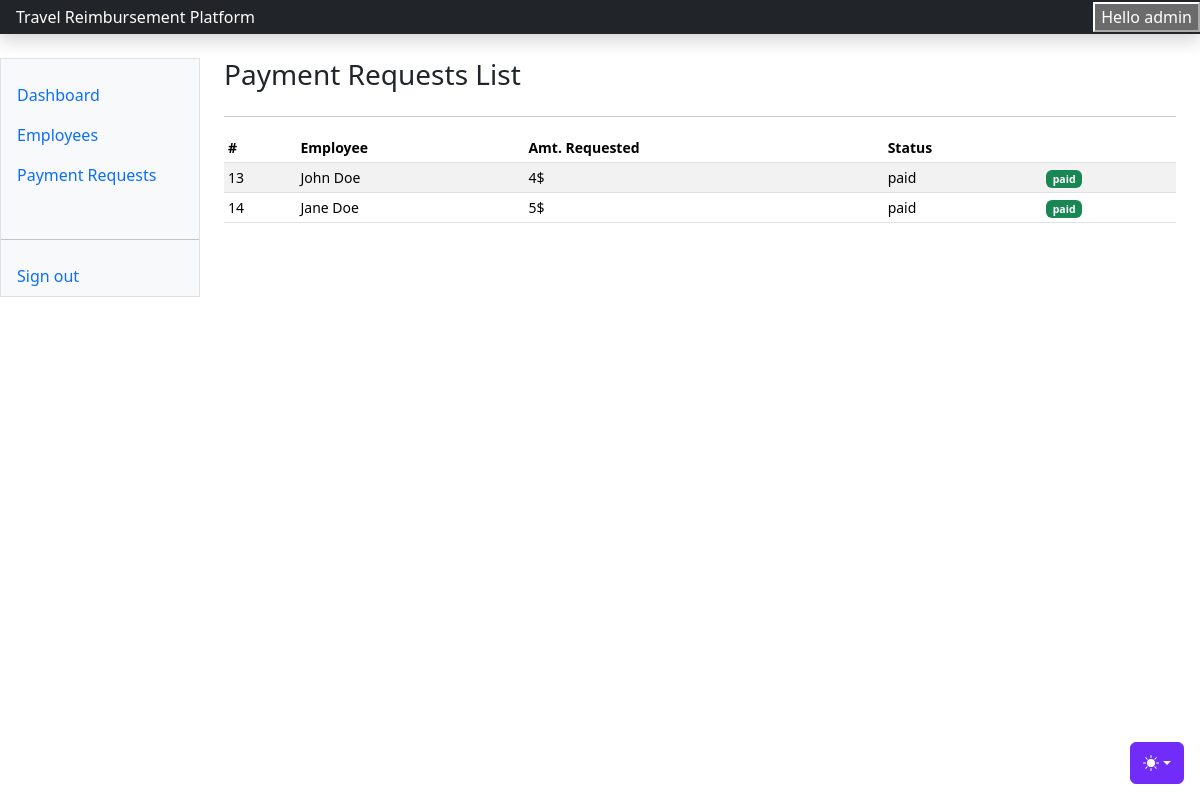
/payment-requests/ (signed in), run on the app's committed database.
### users/models.py (models this page shows, shortened)
class User(AbstractUser):
    role = models.CharField(choices=ROLE_CHOICES, max_length=32, null=True)
    phone_number = models.CharField(max_length=255, null=True)
    id_number = models.CharField(max_length=255, null=True)
    position = models.CharField(max_length=255)
    gender = models.CharField(max_length=255, null=True)
    def __str__(self):
        return self.username

### payments/models.py (models this page shows, shortened)
class PaymentRequest(models.Model):
    user = models.ForeignKey("users.User", on_delete=models.CASCADE)
    amount_requested = models.IntegerField(default=0)
    amount_awarded = models.DecimalField(max_digits=20, decimal_places=2, default=0)
    approved_by_hr = models.BooleanField(default=False)
    approved_by_admin = models.BooleanField(default=False)
    decline_reason = models.TextField(null=True)
    redeem_link = models.URLField(null=True)
    description = models.TextField(null=True)
    status = models.CharField(max_length=255, choices=PAYMENT_REQUEST_CHOICES, default="pending")

### payments/views.py (the view)
# urls.py: path("payment-requests/", payment_requests, name="payment-requests"),
@login_required(login_url="/users/login")
def payment_requests(request):
    user = request.user
    payment_requests = PaymentRequest.objects.all()
    momo_codes = MomoCode.objects.all()
    if not user.is_superuser:
        payment_requests = PaymentRequest.objects.filter(user=user)
    context = {
        "payment_requests": payment_requests,
        "momo_codes": momo_codes
    }
    return render(request, "payments/payment_requests.html", context)

### templates/payments/payment_requests.html (shortened to what this page needs)
{% extends "base.html" %}
{% block content %}
<div class="row">
    <div class="col-9">
        <h3>Payment Requests List</h3>
    </div>
</div>
<hr/>
      <div class="table-responsive small">
        <table class="table table-striped table-sm">
          <thead>
            <tr>
              <th scope="col">#</th>
              <th scope="col">Employee</th>
              <th scope="col">Amt. Requested</th>
              <th scope="col">Status</th>
              <th scope="col"></th>
            </tr>
          </thead>
          <tbody>
            {% for payment in payment_requests %}
            <tr>
              <td>{{payment.id}}</td>
              <td>{{payment.user.first_name}} {{payment.user.last_name}}</td>
              <td>{{payment.amount_requested}}$</td>
              <td>{{payment.status}}</td>
              <td>
              {% if request.user.is_superuser %}
              {% if payment.status == "pending" %}
              <a href="{% url 'approve-payment-request' payment.id %}" class="btn btn-primary btn-sm">Approve</a>
              <a href="{% url 'decline-payment-request' payment.id %}" class="btn btn-warning btn-sm">Decline</a>
              {% elif payment.status == "approved" %}
              <a class="btn btn-success btn-sm" data-bs-toggle="modal" data-bs-target="#newMOMOPayoutModal{{payment.id}}">Pay Request</a>
              {% elif payment.status == "paid" %}
              <span class="badge text-bg-success">{{payment.status}}</span>
              {% endif %}
              {% endif %}
                </td>
            </tr>
            {% endfor %}
          </tbody>
        </table>
      </div>
{% endblock content %}

### templates/base.html (shortened to what this page needs)
{% load static %}
<!doctype html>
<html lang="en" data-bs-theme="auto">
  <head><script src="{% static 'assets/js/color-modes.js' %}"></script>
    <link rel="stylesheet" href="https://cdn.jsdelivr.net/npm/@docsearch/css@3">
    <link href="https://cdn.jsdelivr.net/npm/bootstrap@5.3.2/dist/css/bootstrap.min.css" rel="stylesheet">
    <link href="https://cdn.jsdelivr.net/npm/bootstrap-icons@1.10.3/font/bootstrap-icons.css" rel="stylesheet">
  </head>
  <body>
    <div class="dropdown position-fixed bottom-0 end-0 mb-3 me-3 bd-mode-toggle">
      <button class="btn btn-bd-primary py-2 dropdown-toggle d-flex align-items-center"
              id="bd-theme"
              type="button"
              aria-expanded="false"
              data-bs-toggle="dropdown"
              aria-label="Toggle theme (auto)">
        <svg class="bi my-1 theme-icon-active" width="1em" height="1em"><use href="#circle-half"></use></svg>
      </button>
    </div>
<header class="navbar sticky-top bg-dark flex-md-nowrap p-0 shadow" data-bs-theme="dark">
  <a class="navbar-brand col-md-3 col-lg-2 me-0 px-3 fs-6 text-white" href="{% url 'home' %}">Travel Reimbursement Platform</a>
  <div class="ml-3">
    <button>Hello {{request.user}}</button>
  </div>
</header>
<div class="container-fluid">
  <div class="row mt-4">
    {% include "includes/sidebar.html" %}
    <main class="col-md-9 ms-sm-auto col-lg-10 px-md-4">
      {% block content %}
      {% endblock content %}
    </main>
  </div>
</div>
    </body>
</html>

### templates/base.html (style rules this page uses)
.bi { vertical-align: -.125em; fill: currentColor; }
.btn-bd-primary { --bd-violet-bg: #712cf9; --bd-violet-rgb: 112.520718, 44.062154, 249.437846; --bs-btn-font-weight: 600; --bs-btn-color: var(--bs-white); --bs-btn-bg: var(--bd-violet-bg); --bs-btn-border-color: var(--bd-violet-bg); --bs-btn-hover-color: var(--bs-white); --bs-btn-hover-bg: #6528e0; --bs-btn-hover-border-color: #6528e0; --bs-btn-focus-shadow-rgb: var(--bd-violet-rgb); --bs-btn-active-color: var(--bs-btn-hover-color); --bs-btn-active-bg: #5a23c8; --bs-btn-active-border-color: #5a23c8; }
.bd-mode-toggle { z-index: 1500; }

### data on the page
User: user "admin"
PaymentRequest: id "13", user.first_name "John", user.last_name "Doe", amount_requested "4", status "paid"
PaymentRequest: id "14", user.first_name "Jane", user.last_name "Doe", amount_requested "5", status "paid"
